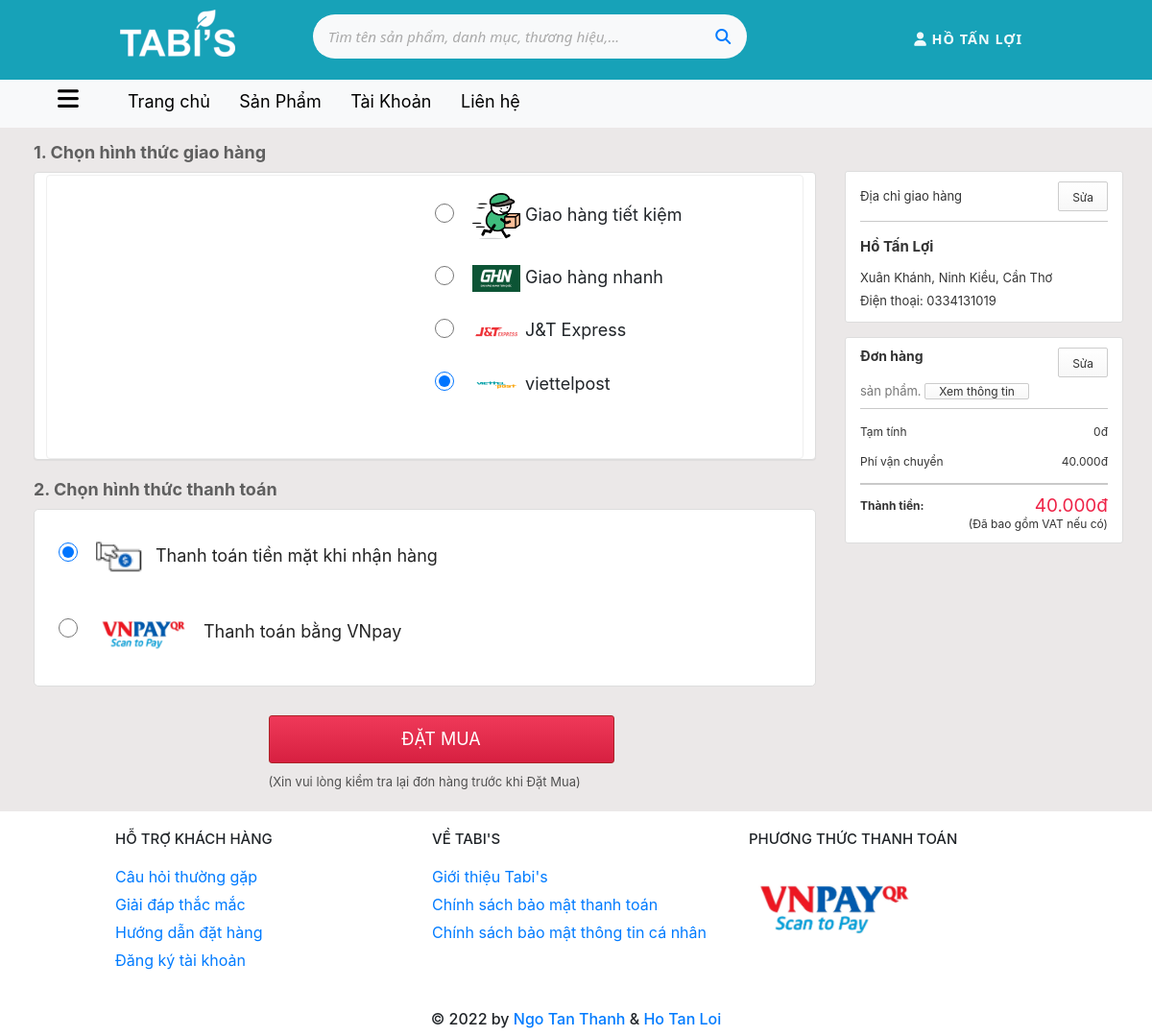
The page /order.php (signed in) on the database its author committed.
### tables this page shows
CREATE TABLE `khachhang` (
  `MSKH` float(8,1) NOT NULL,
  `HoTenKH` varchar(30) NOT NULL,
  `phai` varchar(3) DEFAULT NULL,
  `ngaysinh` date DEFAULT NULL,
  `DiaChi` varchar(80) NOT NULL,
  `SoDienThoai` varchar(11) NOT NULL,
  `Email` varchar(40) NOT NULL,
  `username` varchar(30) NOT NULL,
  `password` varchar(255) NOT NULL
);

### session.php (called while the page is built, shortened)
<?php
    include("funtions/funtions.php");
    $db = mysqli_connect(host, username, password, database);
    $db->set_charset("utf8");
    if(isset($_SESSION['login_user'])){
        $user_check = $_SESSION['login_user'];
        $sql = "select username from khachhang where username='$user_check'";
        $ses_sql = mysqli_query($db, $sql);
        $row = mysqli_fetch_array($ses_sql, 1);
        $login_session = $row['username'];
        $sqli = "select * from khachhang where username='$login_session'";
        $result = executeSingleResult($sqli);
        $full_name = $result['HoTenKH'];
        $address = $result['DiaChi'];
        $phone = $result['SoDienThoai'];
    }
?>

### funtions/funtions.php (called while the page is built, shortened)
<?php
    if(!function_exists("executeSingleResult")){
        function executeSingleResult($sql){
            $con = mysqli_connect(host,username,password,database);
            $con->set_charset("utf8");
            $result = mysqli_query($con,$sql);
            $row = mysqli_fetch_array($result, 1);
            return $row;
        }
    }
?>

### order.php (the view, shortened to what this page needs)
<?php
    include("session.php");
    $mgh = session_id();
    if(isset($khid)){
        $mgh=$khid;
    }
?>
<!DOCTYPE html>
<html lang="en">
<head>
    <link rel="stylesheet" href="resourses/css/style.css">
    <link rel="stylesheet" href="includes/bootstrap.css">
</head>
<body>
    <div class="main">
        <div class="header">
            <div class="align">
                <div class="header-display">
                    <div class="logo">
                        <img src="images/logotabi's.png" alt="logo">
                    </div>
                    <div class="search">
                        <form action="#">
                        <div class="p-1 bg-light radius rounded-pill shadow-sm mb-4">
                            <div class="input-group">
                            <input type="search" placeholder="Tìm tên sản phẩm, danh mục, thương hiệu,..." aria-describedby="button-addon1" class="form-control border-0 bg-light">
                            <div class="input-group-append">
                                <button id="button-addon1" type="submit" class="btn btn-link text-primary"><i class="fa fa-search"></i></button>
                            </div>
                            </div>
                        </div>
                        </form>
                    </div>
                    <div class="action">
                        <ul>
                            <li class="hv">
                                <div class="user">
                                    <?php if (isset($_SESSION['login_user'])) : ?>
                                        <div onclick="window.location.href='./my_account.php'">
                                            <p><i class="fas fa-user"></i> <?php echo $full_name; ?> </p>
                                        </div>
                                    <?php endif ?>
                                </div>
                            </li>
                        </ul>
                    </div>
                </div>
            </div>
        </div>
        <div class="menu_bar">
            <div class="category">
                <a href="#"><i class="fas fa-bars"></i></a>
            </div>
            <div class="align">
                <ul id="menu">
                    <li class="home" id="home">
                        <a href="index.php"> Trang chủ </a>
                    </li>
                    <li class="product" id="product">
                        <a href="all_products.php"> Sản Phẩm </a>
                    </li>
                    <li class="account" id="account">
                        <a href="customer/my_account.php"> Tài Khoản </a>
                    </li>
                    <li class="contact" id="contact">
                        <a href="contact_us.php"> Liên hệ </a>
                    </li>
                </ul>
            </div>
        </div>
<?php
    $prices = "";
?>
        <div class="order_form" style="display: flex; width: 1200px; flex-wrap: wrap;">
            <div class="order_form_1">
                <div class="order_form_2">
                    <h3 class="title">1. Chọn hình thức giao hàng</h3>
                    <div class="order_form_3">
                        <div class="order_form_4">
                            <div class="sponsor-normal-order">
                                <div class="item-left">
                                    <ul class="products">
                                        <?php
                                            $total = "select sum(soluong) as total from giohang where MSGH='$mgh'";
                                            $get_s = executeSingleResult($total);
                                            $size = $get_s['total'];
                                        ?>
                                    </ul>
                                </div>
                                <div class="method-inner">
                                    <div>
                                        <label class="method-inner_rabel">
                                            <input type="radio" data-view-id="checkout.shipping_method_select" data-view-index="3" readonly="" name="shipping-methods" value="3" checked="">
                                            <span class="rabel">
                                                <div class="label-no-shippments">
                                                    <div>
                                                    <img class="method-icon" width="50" src="./images/giaohangtietkiem.svg" alt="cod">
                                                        <span class="method-name">
                                                            <span> Giao hàng tiết kiệm</span>
                                                        </span>
                                                    </div>
                                                </div>
                                            </span>
                                        </label>
                                    </div>
                                    <div>
                                        <label class="method-inner_rabel">
                                            <input type="radio" data-view-id="checkout.shipping_method_select" data-view-index="3" readonly="" name="shipping-methods" value="3" checked="">
                                            <span class="rabel">
                                                <div class="label-no-shippments">
                                                    <div>
                                                        <img class="method-icon" width="50" src="./images/giaohangnhanh.svg" alt="cod">
                                                        <span class="method-name">
                                                            <span> Giao hàng nhanh</span>
                                                        </span>
                                                    </div>
                                                </div>
                                            </span>
                                        </label>
                                    </div>
                                    <div>
                                        <label class="method-inner_rabel">
                                            <input type="radio" data-view-id="checkout.shipping_method_select" data-view-index="3" readonly="" name="shipping-methods" value="3" checked="">
                                            <span class="rabel">
                                                <div class="label-no-shippments">
                                                    <div>
                                                        <img class="method-icon" width="50" src="./images/jt.svg" alt="cod">
                                                        <span class="method-name">
                                                            <span> J&T Express</span>
                                                        </span>
                                                    </div>
                                                </div>
                                            </span>
                                        </label>
                                    </div>
                                    <div>
                                        <label class="method-inner_rabel">
                                            <input type="radio" data-view-id="checkout.shipping_method_select" data-view-index="3" readonly="" name="shipping-methods" value="3" checked="">
                                            <span class="rabel">
                                                <div class="label-no-shippments">
                                                    <div>
                                                        <img class="method-icon" width="50" src="./images/viettelpost.svg" alt="cod">
                                                        <span class="method-name">
                                                            <span> viettelpost </span>
                                                        </span>
                                                    </div>
                                                </div>
                                            </span>
                                        </label>
                                    </div>
                                </div>
                            </div>
                        </div>
                    </div>
                </div>
                <div class="order_form_2">
                    <h3 class="title">2. Chọn hình thức thanh toán</h3>
                    <div class="order_form_3-1">
                        <ul class="list">
                            <li class="order_form-li">
                                <label class="method-inner_rabel">
                                    <input type="radio" data-view-id="checkout.payment_method_select" data-view-index="cod" readonly="" name="payment-methods" value="cod" checked="">
                                    <span class="rabel">
                                        <div class="order_form-pay">
                                            <img class="method-icon" width="50" src="./images/icon_payment.svg" alt="cod">
                                            <div class="method-content">
                                                <div class="method-content__name">
                                                    <span>Thanh toán tiền mặt khi nhận hàng</span>
                                                </div>
                                            </div>
                                        </div>
                                    </span>
                                </label>
                            </li>
                            <li class="order_form-li">
                                <label class="method-inner_rabel">
                                    <input type="radio" data-view-id="checkout.payment_method_select" data-view-index="vnpay" readonly="" name="payment-methods" value="vnpay">
                                    <span class="rabel">
                                        <div class="order_form-pay">
                                            <img class="method-icon" width="100" src="../Tabi's-1.0/images/vnpay.svg" alt="vnpay">
                                            <div class="method-content">
                                                <div class="method-content__name">
                                                    <span>Thanh toán bằng VNpay</span>
                                                </div>
                                            </div>
                                        </div>
                                    </span>
                                </label>
                            </li>
                        </ul>
                    </div>
                </div>
                <div class="order-button">
                    <form action="order.php" method="post">
                        <button id="pay" data-view-id="checkout.confirmation_navigation_proceed" name="addBill">ĐẶT MUA</button>
                    </form>
                    <p>(Xin vui lòng kiểm tra lại đơn hàng trước khi Đặt Mua)</p>
                </div>
            </div>
            <div class=" confirm_order">
                <div class="confirm_order_1">
                    <div class="title">
                        <span>Địa chỉ giao hàng</span>
                        <a data-view-id="checkout.confirmation_shipping_location.change" href="/checkout/shipping">Sửa</a>
                    </div>
                    <div class="address">
                        <span class="name"><?=$full_name?></span>
                        <span class="street"><?=$address?></span>
                        <span class="phone">Điện thoại: <?=$phone?></span>
                    </div>
                </div>
                <div class=" confirm_order_2">
                    <div class="title">
                        <div class="sub-title">
                            <b>Đơn hàng</b>
                            <p><?=$size?> sản phẩm.
                                <span class="action "><a href="cart.php">Xem thông tin</a></span>
                            </p>
                        </div>
                        <a data-view-id="checkout.confirmation_cart_order.change" href="cart.php">Sửa</a>
                    </div>
                    <div class="cart">
                        <div class="price-summary">
                            <div class="confirm_order_4">
                                <div class="inner">
                                    <div class="name">Tạm tính</div>
                                    <div class="value"><?=number_format($prices, 0, ',', '.') . "đ"?></div>
                                </div>
                            </div>
                            <div class=" confirm_order_4">
                                <div class="inner">
                                    <div class="name">Phí vận chuyển</div>
                                    <div class="value">40.000đ</div>
                                </div>
                            </div>
                            <div class="total">
                                <div class="name">Thành tiền:</div>
                                <div class="value"><?= number_format($prices + 40000, 0, ',', '.') . "đ"?>
                                    <i>(Đã bao gồm VAT nếu có)</i>
                                </div>
                            </div>
                        </div>
                    </div>
                </div>
            </div>
        </div>
<?php include("./layout/footer.php");?>

### rows shown on the page
khachhang: HoTenKH "HỒ TẤN LỢI", HoTenKH "Hồ Tấn Lợi", DiaChi "Xuân Khánh, Ninh Kiều, Cần Thơ", SoDienThoai "0334131019"

### other values the page prints
$prices "0"
$prices + 40000 "40.000"
